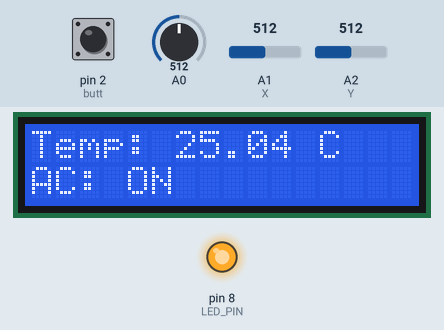
A sketch run on a simulated Arduino Uno, built with avr-gcc and run on an emulated ATmega328P. Shown: 16×2 character LCD, output pins drawn as LEDs (lit = HIGH). The inputs (shaded band) are chosen by the test bench; at power-on: A0 = 512, pin 2 (butt) HIGH, A1 (X) = 512, A2 (Y) = 512. What the sketch prints to the serial monitor is not drawn.

Above: at 4.2 s.
4.3 s: A0 set to 486
At 5.7 s:
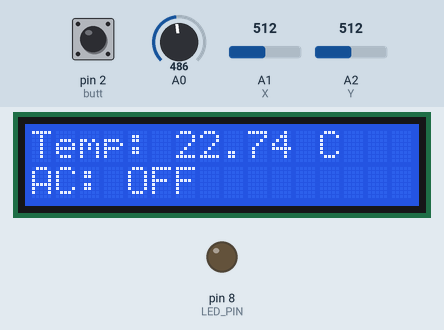
6.0 s: pin 2 (butt) pulled LOW for 0.15 s
At 7.2 s:
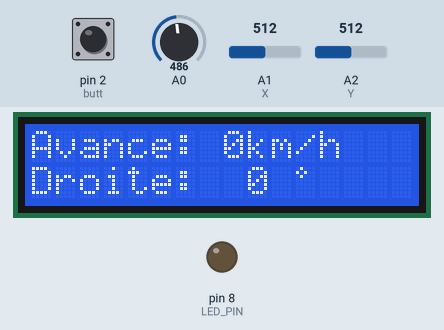
7.6 s: A1 (X) set to 499
At 8.3 s:
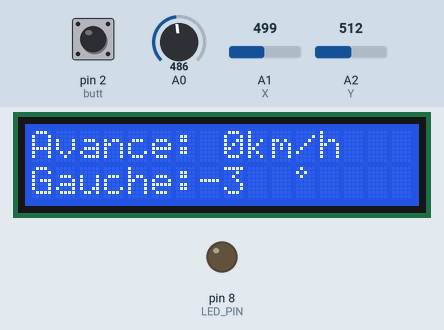
9.1 s: A2 (Y) set to 501
At 9.7 s:
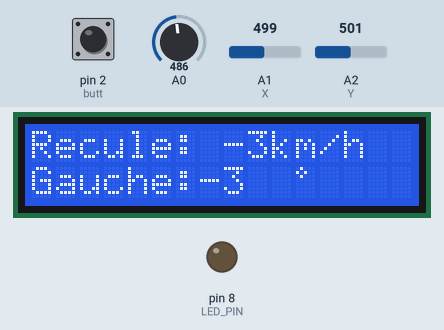
10.7 s: A1 (X) set to 716
At 12.0 s:
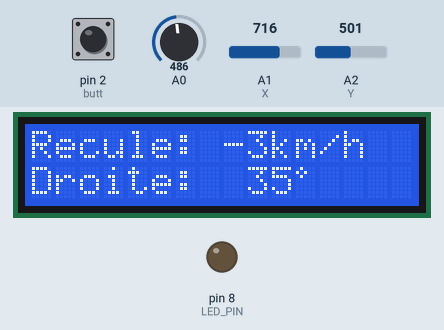
12.3 s: pin 2 (butt) pulled LOW for 1 s
At 12.7 s:
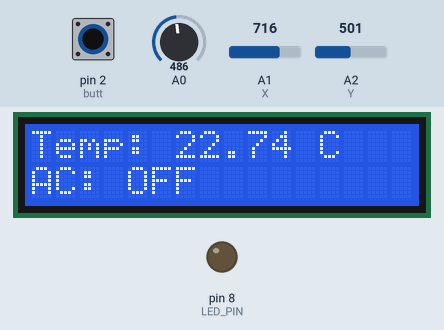
Timing chart, 0 to 15.3 s (numbered marks = the images above; inputs shaded):
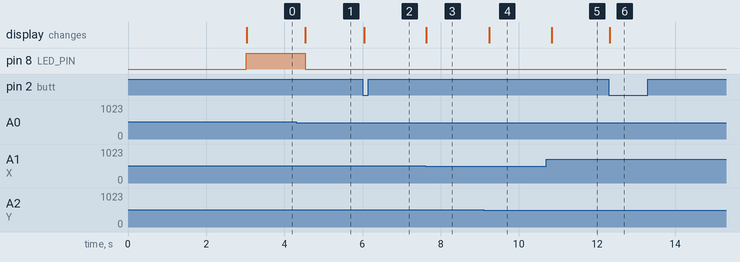

Measured:
- the behaviour switches between 501 and 500 on A0 (found by bisection; images 0 and 1)
- the behaviour switches between 512 and 511 on A1 (X) (found by bisection; images 2 and 3)
- the behaviour switches between 512 and 511 on A2 (Y) (found by bisection; images 3 and 4)
- after the input at 4.3 s, pin 8 (LED_PIN): HIGH → LOW after 0.23 s; the display: changes after 0.24 s (image 1)
- after the input at 6.0 s, the display: changes at once (image 2)
- after the input at 7.6 s, the display: changes at once (image 3)
- after the input at 9.1 s, the display: changes after 0.14 s (image 4)
- after the input at 10.7 s, the display: changes after 0.14 s (image 5)
- after the input at 12.3 s, the display: changes at once (image 6)

The sketch:

labo.ino
```cpp
#include <Wire.h>
#include <LCD_I2C.h>

LCD_I2C lcd(0x27, 16, 2); // Adresse I2C 0x27, écran 16x2

const int LED_PIN = 8;
const int butt = 2;
const int X=A1;
const int Y=A2;

float R1 = 10000; // Résistance
float logR2, R2, T, Tc;
float c1 = 1.129148e-03, c2 = 2.34125e-04, c3 = 8.76741e-08; // Coefficients Steinhart-Hart

int systemState = 0; // 0 = OFF, 1 = ON

unsigned long lastTempUpdate = 0;
unsigned long lastSerialUpdate = 0;
unsigned long lastButtonPress = 0;
unsigned long lastLcdUpdate = 0;

int currentPage = 0;
bool buttonState = HIGH, lastButtonState = HIGH;

byte numero[8] = {
  0B11100,
  0B10000,
  0B11100,
  0B10100,
  0B11111,
  0B00101,
  0B00101,
  0B00111
};

byte degre[8] = {
  0B01000,
  0B10100,
  0B01000,
  0B00000,
  0B00000,
  0B00000,
  0B00000,
  0B00000
};

void affichage(){
  static unsigned long wait =3000;

   lcd.createChar(0, numero);

  while(millis() < wait){

    lcd.print("Leon perez");


    lcd.setCursor(0,1);
    lcd.print(char(0));


    lcd.setCursor(14,1);
    lcd.print("60");
  }

}

void setup() {
    Serial.begin(115200);
    pinMode(LED_PIN, OUTPUT);
    pinMode(butt, INPUT_PULLUP); // Activer la résistance de pull-up interne

    lcd.begin(16, 2);

    lcd.backlight();
    // Affichage du démarrage
      affichage();
     lcd.clear();
}

void Temperature() {

    static unsigned long wait = 500;

    if (millis() - lastTempUpdate >= wait) { // Mise à jour toutes les 500ms
        lastTempUpdate = millis();

        int thermistorValue = analogRead(A0);
        R2 = R1 * (1023.0 / thermistorValue - 1.0);
        logR2 = log(R2);
        T = (1.0 / (c1 + c2 * logR2 + c3 * logR2 * logR2 * logR2));
        Tc = T - 273.15;

        lcd.setCursor(0, 0);
        lcd.print("Temp: ");
        lcd.print(Tc);
        lcd.print(" C  "); // Espaces pour éviter les restes d'affichage

        lcd.setCursor(0, 1);
        if (Tc > 25) {
            digitalWrite(LED_PIN, HIGH);
            lcd.print("AC: ON  ");
            systemState = 1;
        } else if (Tc < 24) {
            digitalWrite(LED_PIN, LOW);
            lcd.print("AC: OFF ");
            systemState = 0;
        }
    }
}

void Joystick() {

     static unsigned long wait = 200;

    if (millis() - lastLcdUpdate >= 200) { // Mise à jour toutes les 200ms
        lastLcdUpdate = millis();

        int xValue = analogRead(X);
        int yValue = analogRead(Y);

        int speed = map(yValue, 0, 1023, -120, 120);
        int direction = map(xValue, 0, 1023, -90, 90);

        lcd.setCursor(0, 0);


        lcd.print(speed < 0 ? "Recule: " : "Avance: ");
        lcd.print(speed);

        lcd.print("km/h  ");

        lcd.setCursor(0, 1);
        lcd.print(direction < 0 ? "Gauche:" : "Droite:  ");
        lcd.print(direction);
        lcd.print(" ");
        lcd.createChar(1, degre);
        lcd.setCursor(11,1);
        lcd.print(char(1));

    }

}

void Button() {

  buttonState = digitalRead(butt);

    if (buttonState == LOW && lastButtonState == HIGH) {
        if (millis() - lastButtonPress >= 200) { // Anti-rebond
            lastButtonPress = millis();
            currentPage = (currentPage + 1) % 2;
            lcd.clear();
        }
    }
    lastButtonState = buttonState;

    if (currentPage == 0) {
        Temperature();
    } else {
        Joystick();
    }
}


void loop() {

    Button();
    static unsigned long wait = 100;
    if (millis() - lastSerialUpdate >= wait) { // Envoi toutes les 100ms
        lastSerialUpdate = millis();

        int xValue = analogRead(X);
        int yValue = analogRead(Y);

        Serial.print("etd:2411160,x:");
        Serial.print(xValue);
        Serial.print(",y:");
        Serial.print(yValue);
        Serial.print(",sys:");
        Serial.println(systemState);
    }
}
```
